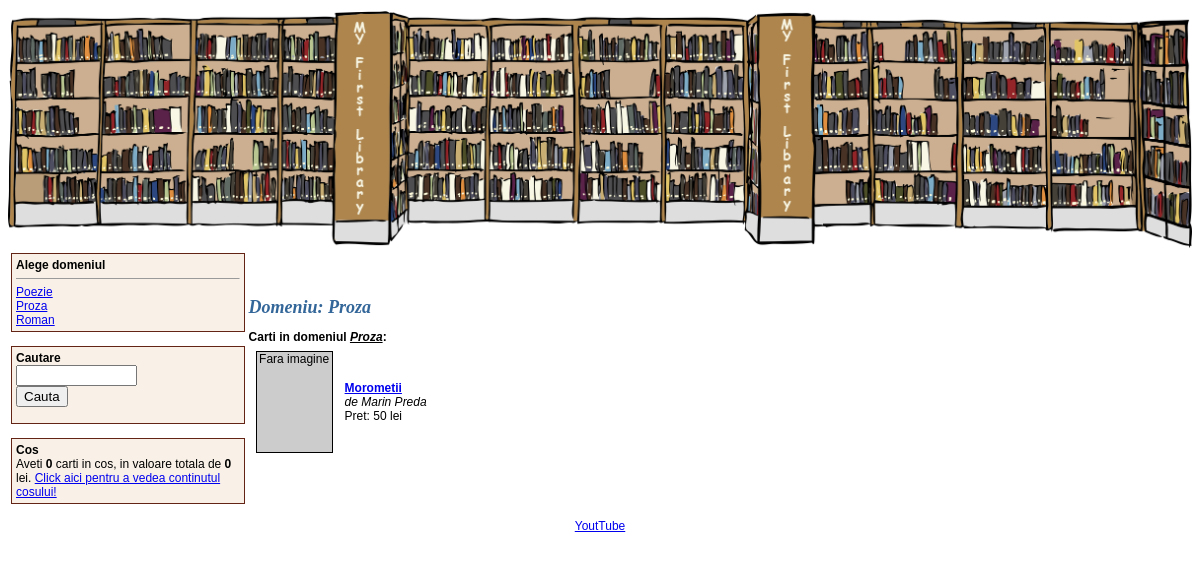
Screenshot of /domain.php?nume_domeniu=Proza with the database file from the repository.
### tables this page shows
CREATE TABLE domenii (
  `id_domeniu`   INT  NOT NULL AUTO_INCREMENT PRIMARY KEY UNIQUE,
  `nume_domeniu` TEXT NOT NULL
);

CREATE TABLE carti (
  `id_carte`   INT    NOT NULL AUTO_INCREMENT PRIMARY KEY UNIQUE,
  `id_autor`   INT    NOT NULL,
  `id_domeniu` INT    NOT NULL,
  `titlu`      TEXT   NOT NULL,
  `descriere`  TEXT   NOT NULL,
  `data`       DATE   NOT NULL,
  `pret`       DOUBLE NOT NULL
);

CREATE TABLE autori (
  `id_autor`   INT  NOT NULL AUTO_INCREMENT PRIMARY KEY UNIQUE,
  `nume_autor` TEXT NOT NULL
);

### domain.php (the view, shortened to what this page needs)
<?php
    include("connect_db.php");
    include("page_top.php");
    include("menu.php");
    $numeDomeniu = $_GET['nume_domeniu'];
?>
    <td align="top">
        <h1>Domeniu: <?php print $numeDomeniu ?></h1>
        <b>Carti in domeniul
            <u><i><?php print $numeDomeniu ?></i></u>:
        </b>
        <table cellpadding="5">
            <?php
                $sql     = "SELECT * FROM carti, autori, domenii WHERE carti.id_domeniu=domenii.id_domeniu AND carti.id_autor=autori.id_autor AND domenii.nume_domeniu='" . $numeDomeniu . "'";
                $resursa = mysqli_query($db, $sql);
                while ($row = mysqli_fetch_array($resursa))
                {
                    ?>
                    <tr>
                        <td align="center">
                            <?php
                                $adresaImagine = "coperta" . $row['id_carte'] . ".jpg";
                                if (file_exists($adresaImagine))
                                {
                                    print '<img src="' . $adresaImagine . '" width="75" height="100"><br>';
                                }
                                else
                                {
                                    print '<div style="width: 75px; height: 100px; border: 1px black solid; background-color: #cccccc">Fara imagine</div>';
                                }
                            ?>
                        </td>
                        <td>
                            <b>
                                <a href="carte.php?id_carte=<?php print $row['id_carte'] ?>"><?php print $row['titlu'] ?></a>
                            </b>
                            <br><i>de <?php print $row['nume_autor'] ?></i>
                            <br>Pret: <?php print $row['pret'] ?> lei
                        </td>
                    </tr>
                    <?php
                }
            ?>
        </table>
    </td>
<?php
    include("page_bottom.php");
?>

### menu.php (shortened to what this page needs)
<td valign="top" width="20%">
    <div style="width: 96%; background-color:#F9F1E7; padding:4px; border: solid #632415 1px">
        <b>Alege domeniul</b>
        <HR size="1">
        <?php
            $sql     = "SELECT nume_domeniu FROM domenii ORDER BY nume_domeniu ASC";
            $resursa = mysqli_query($db, $sql);
            while ($row = mysqli_fetch_array($resursa))
            {
                print '<a href="domain.php?nume_domeniu=' . $row['nume_domeniu'] . '">' . $row['nume_domeniu'] . '</a><br>';
            }
        ?>
    </div>
    <br>
    <div style="width:96%; background-color:#F9F1E7; padding:4px; border:solid #632415 1px">
        <form action="search.php" method="GET">
            <b>Cautare</b><br>
            <input type="text" name="cuvant" size="12" width="100%"><br>
            <input type="submit" value="Cauta" width="100%">
        </form>
    </div>
    <br>
    <div style="width: 96%; background-color: #F9F1E7; padding: 4px; border: solid #632415 1px">
        <b>Cos</b><br>
        <?php
            $nrCarti      = 0;
            $totalValoare = 0;
        ?>
        Aveti <b><?= $nrCarti ?></b> carti in cos, in valoare totala de <b><?= $totalValoare ?></b> lei.
        <a href="shopping_cart.php">Click aici pentru a vedea continutul cosului!</a>
    </div>
</td>

### page_top.php (style rules this page uses)
body, p, td { font-family: Verdana, Arial, sans-serif; font-size: 12px; }
h1 { font-family: Times New Roman, Times, serif; font-size: 18px; font-weight: bold; color: #336699; font-style: italic; }

### rows the page displays
domenii: nume_domeniu "Poezie"
domenii: nume_domeniu "Proza"
domenii: nume_domeniu "Roman"
carti: shows "Fara imagine", titlu "Morometii", id_autor.nume_autor "Marin Preda", pret "50"

### other values shown
$nrCarti "0"
$totalValoare "0"
$numeDomeniu "Proza"
